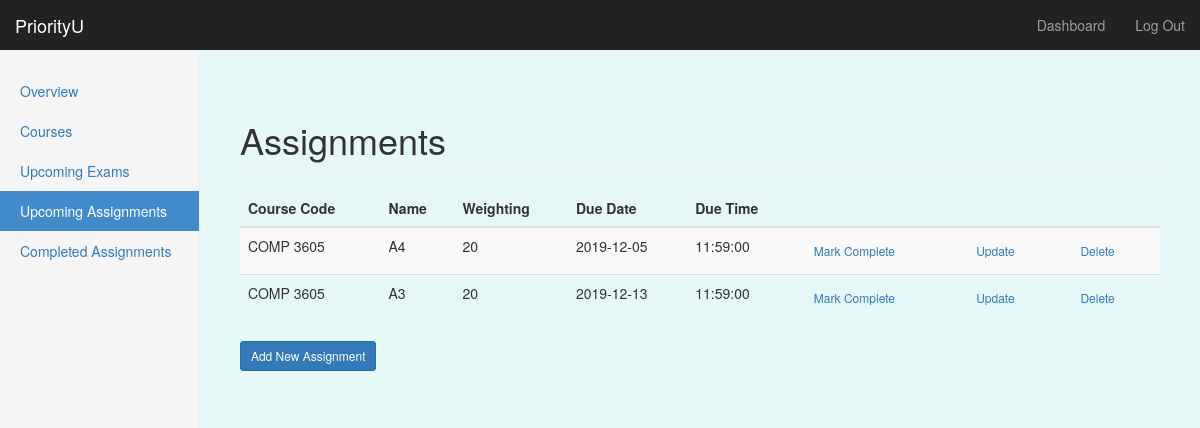
Before: /dashboard/assignments (signed in) with the older database file.
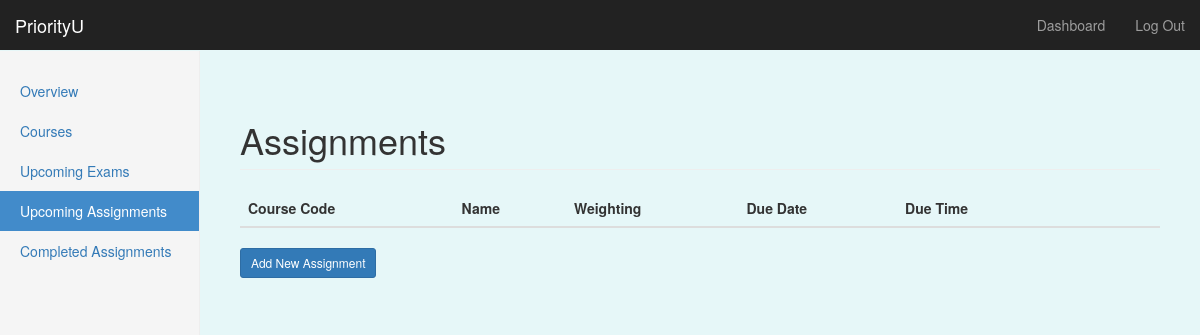
After: the same page with the newer database file.
### priorityU/models/models.py (models this page shows, shortened)
class Assignment(db.Model): # Dominic 18/11- created model for assignment db
    __tablename__ = 'assignments'
    a_id = db.Column(db.Integer, primary_key=True)
    course_code = db.Column(db.String, db.ForeignKey('courses.course_code'))
    asg_name = db.Column(db.String, nullable=False)
    weighting = db.Column(db.Integer)
    due_date = db.Column(db.Date, nullable=False)
    due_time = db.Column(db.Time)
    complete = db.Column(db.Boolean, nullable=False)
    user_id = db.Column(db.Integer, db.ForeignKey('users.id'))

### priorityU/routes.py (the view)
@app.route('/dashboard/assignments')
@login_required
def assignments():
    user_asgs = Assignment.query.filter_by(user_id=current_user.get_id()).order_by(Assignment.due_date.asc()).all()
    return render_template('assignments.html', assignments=user_asgs, edit_state=False, add_state=False, form=None)

### priorityU/routes.py (called while the page is built)
@login_manager.user_loader
def load_user(user_id):
    return User.query.get(int(user_id))

### priorityU/templates/assignments.html (shortened to what this page needs)
{% extends "bootstrap/base.html" %}
{% import "bootstrap/wtf.html" as wtf %}
{% block styles %}
{{super()}}
<link rel="stylesheet" href="{{url_for('.static', filename='style.css')}}">
{% endblock %}
{% block content %}
    <nav class="navbar navbar-inverse navbar-fixed-top">
      <div class="container-fluid">
        <div class="navbar-header">
          <a class="navbar-brand" href="#">PriorityU</a>
        </div>
        <div id="navbar" class="navbar-collapse collapse">
          <ul class="nav navbar-nav navbar-right">
            <li><a href="#">Dashboard</a></li>
            <li><a href="{{ url_for('logout') }}">Log Out</a></li>
          </ul>
        </div>
      </div>
    </nav>
    <div class="container-fluid">
      <div class="row">
        <div class="col-sm-3 col-md-2 sidebar">
        <ul class="nav nav-sidebar">
            <li {% if request.endpoint == 'dashboard' %} class="active" {% endif %}> <a href="{{url_for('dashboard')}}">Overview</a></li>
            <li {% if request.endpoint == 'courses' %} class="active" {% endif %}><a href="{{url_for('courses')}}" id="tab2-id">Courses</a></li>
            <li {% if request.endpoint == 'exams' %} class="active" {% endif %}><a href="{{url_for('exams')}}">Upcoming Exams</a></li>
            <li {% if request.endpoint == 'assignments' %} class="active" {% endif %}><a href="{{url_for('assignments')}}">Upcoming Assignments</a></li>
            <li {% if request.endpoint == 'completed' %} class="active" {% endif %} ><a href="{{url_for('completed')}}">Completed Assignments</a></li>
        </ul>
      </div>
      {% if add_state  and form != None %}
      <form class="form-signin" method="POST">
            <h2 class="form-signin-heading">Add Assignment</h2>
            {{ form.hidden_tag() }}
            {{ wtf.form_field(form.course_code) }}
            {{ wtf.form_field(form.asg_name) }}
            {{ wtf.form_field(form.weighting) }}
            {{ wtf.form_field(form.due_date) }}
            {{ wtf.form_field(form.due_time) }}
            <button class="btn btn-lg btn-primary btn-sm" type="submit">Create</button>
            <a href="{{ url_for('assignments') }}">Back</a>
       </form>
      {% else %}
      <div class="col-sm-9 col-sm-offset-3 col-md-10 col-md-offset-2 main">
        <h1 class="page-header">Assignments</h1>
        <table class="table table-striped table-hover">
          <thead class="thead-dark">
              <tr>
                  <th>Course Code</th>
                  <th>Name</th>
                  <th>Weighting</th>
                  <th>Due Date</th>
                  <th>Due Time</th>
                  <th></th>
                  <th></th>
                  <th></th>
              </tr>
          </thead>
          <tbody>
              {% for a in assignments %}
                {% if a.complete == False %}
              <tr>
                  <td>{{a.course_code}}</td>
                  <td>{{a.asg_name}}</td>
                  <td>{{a.weighting}}</td>
                  <td>{{a.due_date}}</td>
                  <td>{{a.due_time}}</td>
                   <td>
                    <a href='/dashboard/markcomplete/{{a.a_id}}' class="btn btn-secondary btn-sm">Mark Complete</a>
                  </td>
                  <td>
                    <a href='/dashboard/updateassignment/{{a.a_id}}' class="btn btn-secondary btn-sm">Update</a>
                  </td>
                 <td>
                    <a href='/dashboard/assignments/{{a.a_id}}' class="btn btn-secondary btn-sm">Delete</a>
                  </td>
              </tr>
                {% endif %}
              {% endfor %}
          </tbody>
        </table>
        <h4><a href="{{ url_for('addAssignments') }}" class="btn btn-primary btn-sm">Add New Assignment</a></h4>
        {% endif %}
    </div>
    </div>
    </div>
{% endblock %}

Changed rows visible on the page:
removed Assignment: course_code "COMP 3605", asg_name "A4", weighting "20", due_date "2019-12-05", due_time "11:59:00"
removed Assignment: course_code "COMP 3605", asg_name "A3", weighting "20", due_date "2019-12-13", due_time "11:59:00"
